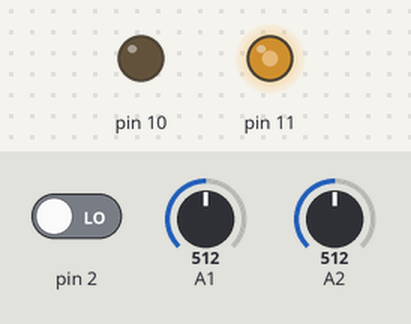
A sketch run on a simulated Arduino Uno, built with avr-gcc and run on an emulated ATmega328P. Parts: output pins drawn as LEDs (lit = HIGH). The inputs (shaded band) are chosen by the test bench; at power-on: A2 = 512, pin 2 LOW, A1 = 512. What the sketch prints to the serial monitor is not drawn.

Above: at 1.2 s.
1.3 s: A2 set to 0
At 2.4 s:
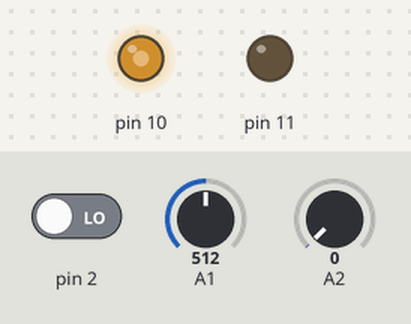
2.8 s: A2 set to 3
At 4.0 s:
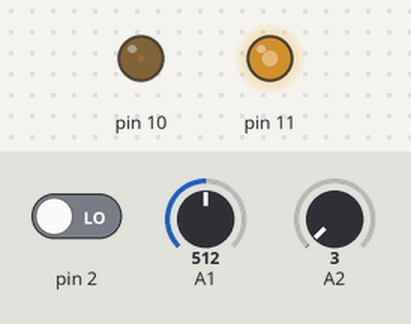
Timing chart, 0 to 5.8 s (numbered marks = the images above; inputs shaded):
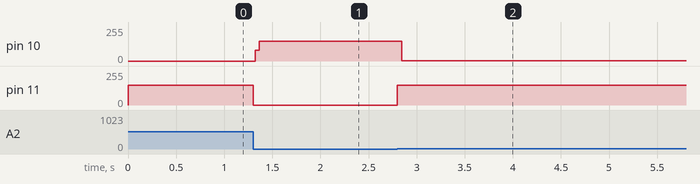

Measured:
- the behaviour switches between 1 and 2 on A2 (found by bisection; images 1 and 2)
- after the input at 1.3 s, pin 10: 0/255 → 150/255 at once; pin 11: 150/255 → 0/255 at once
- after the input at 2.8 s, pin 10: 150/255 → 3/255 at once; pin 11: 0/255 → 150/255 at once

The sketch:

TEST_LINE_RELE_DR.ino
```cpp
int MO = 150;
int fem1 = 0,fem2 = 0;

void setup()
{
    Serial.begin (115200);
  while (digitalRead(2) == HIGH)delay(10);
}
void loop()
{
 IN();
 IG();
  Serial.print(fem1);
  Serial.print(" fem1 ");
  Serial.print(fem2);
  Serial.println(" fem2 ");
}
void GO ()
{
  digitalWrite(12, HIGH);
  analogWrite(10, MO);
  analogWrite(11, MO);
  digitalWrite(13, HIGH);
}
void BACK ()
{
  digitalWrite(12, LOW);
  analogWrite(10, MO);
  analogWrite(11, MO);
  digitalWrite(13, LOW);
}
void STOP ()
{
  digitalWrite(12, HIGH);
  analogWrite(10, 0);
  analogWrite(11, 0);
  digitalWrite(13, HIGH);
}
void LEFT ()
{
  digitalWrite(12, LOW);
  analogWrite(10, 0);
  analogWrite(11, MO);
  digitalWrite(13, HIGH);
}
void RIGHT ()
 {
  digitalWrite(12, HIGH);
  analogWrite(10, MO);
  analogWrite(11, 0);
  digitalWrite(13, LOW);
}
void IN ()
{
  fem1 = analogRead(1);
  fem2 = analogRead(2);
}
void IG ()
{
 if (fem1>1,fem2>1)GO();
 if (fem1<1,fem2>1)LEFT();
 if (fem1>1,fem2<1)RIGHT();
}
```
